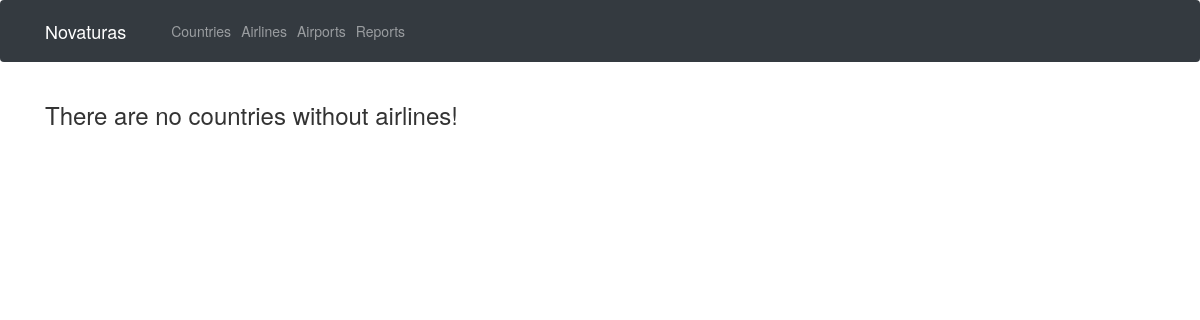
Page /reportCountriesWithoutAirlines.php on the earlier database version.
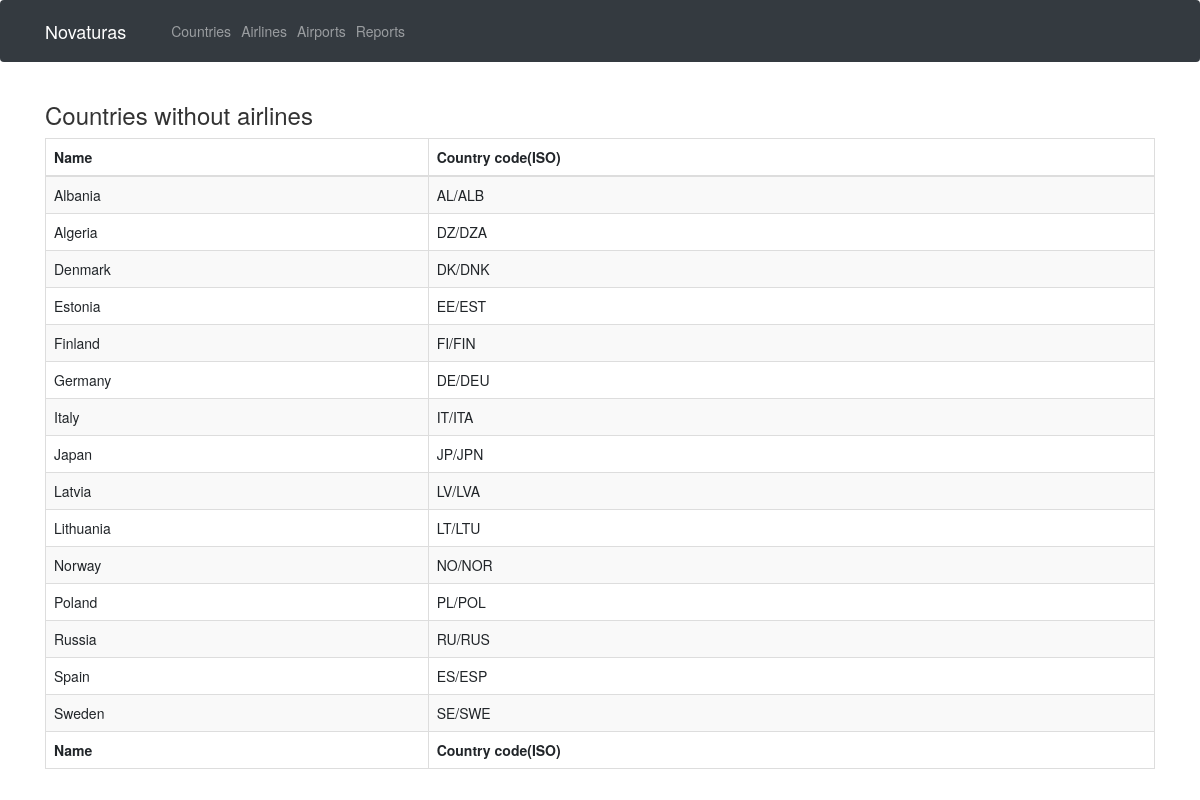
Same page on the later database version.
### tables this page shows
CREATE TABLE `country` (
  `id` int(11) NOT NULL,
  `iso` varchar(100) NOT NULL,
  `name` varchar(100) NOT NULL
);

### sql.php (called while the page is built, shortened)
<?php include_once 'includes/database.php';
function trisdesimtasSql($dbc)
{
    $sql = "SELECT country.name, country.iso FROM country
LEFT JOIN airlines ON airlines.countryId = country.id
WHERE airlines.countryId IS NULL";
    return mysqli_query($dbc, $sql);
}

### reportCountriesWithoutAirlines.php (the view)
<?php
include_once 'includes/header.php';
include_once 'includes/database.php';
include_once 'sql.php';
?>
<div class="container">
<?php
$resultCountryWithoutAirlines = trisdesimtasSql($dbc);
if (mysqli_num_rows($resultCountryWithoutAirlines) > 0) {
    ?>
                            <h3>Countries without airlines</h3>
<table id="myTable" class="table table-striped table-bordered" >
        <thead>
          <tr>
            <th>Name</th>
            <th>Country code(ISO)</th>
          </tr>
        </thead>
        <tfoot>
            <tr>
                <th>Name</th>
                <th>Country code(ISO)</th>
            </tr>
        </tfoot>
        <tbody>
        <?php
while ($row = mysqli_fetch_assoc($resultCountryWithoutAirlines)) {
        ?>
                              <tr>
                                  <td><?php echo $row['name']; ?></td>
                                  <td><?php echo $row['iso']; ?></td>
                            </tr>
                            <?php
}
} else {
    ?><h3>There are no countries without airlines!</h3><?php
}
?>
        </tbody>
      </table>
      </div>
      <?php
include_once 'includes/footer.php';
?>

### includes/header.php (shortened to what this page needs)
<!DOCTYPE html>
<html lang="en">
<head>
  <link href="vendor/bootstrap/css/bootstrap.min.css" rel="stylesheet">
  <link href="http://maxcdn.bootstrapcdn.com/bootstrap/3.2.0/css/bootstrap.min.css" rel="stylesheet">
  <link rel="stylesheet" href="http://cdn.datatables.net/1.10.2/css/jquery.dataTables.min.css"></style>
</head>
<body>
  <nav class="navbar navbar-expand-lg navbar-dark bg-dark static-top">
    <div class="container">
      <a class="navbar-brand" href="index.php">Novaturas</a>
      <div class="collapse navbar-collapse" id="navbarResponsive">
        <ul class="navbar-nav ml-auto">
          <li class="nav-item">
            <a class="nav-link" href="countries.php">Countries
            </a>
          </li>
          <li class="nav-item">
            <a class="nav-link" href="airlines.php">Airlines</a>
          </li>
          <li class="nav-item">
            <a class="nav-link" href="airports.php">Airports</a>
          </li>
          <li class="nav-item">
            <a class="nav-link" href="reports.php">Reports</a>
          </li>
        </ul>
      </div>
    </div>
  </nav>

### includes/footer.php (shortened to what this page needs)
</body>
</html>

Differences in the rows shown:
added country: name "Albania", iso "AL/ALB"
added country: name "Algeria", iso "DZ/DZA"
added country: name "Denmark", iso "DK/DNK"
added country: name "Estonia", iso "EE/EST"
added country: name "Finland", iso "FI/FIN"
added country: name "Germany", iso "DE/DEU"
added country: name "Italy", iso "IT/ITA"
added country: name "Japan", iso "JP/JPN"
added country: name "Latvia", iso "LV/LVA"
added country: name "Lithuania", iso "LT/LTU"
added country: name "Norway", iso "NO/NOR"
added country: name "Poland", iso "PL/POL"
added country: name "Russia", iso "RU/RUS"
added country: name "Spain", iso "ES/ESP"
added country: name "Sweden", iso "SE/SWE"
Other differences:
text no longer shown: "There are no countries without airlines!"
text now shown: "Countries without airlines Name Country code(ISO) Name Country code(ISO)"
